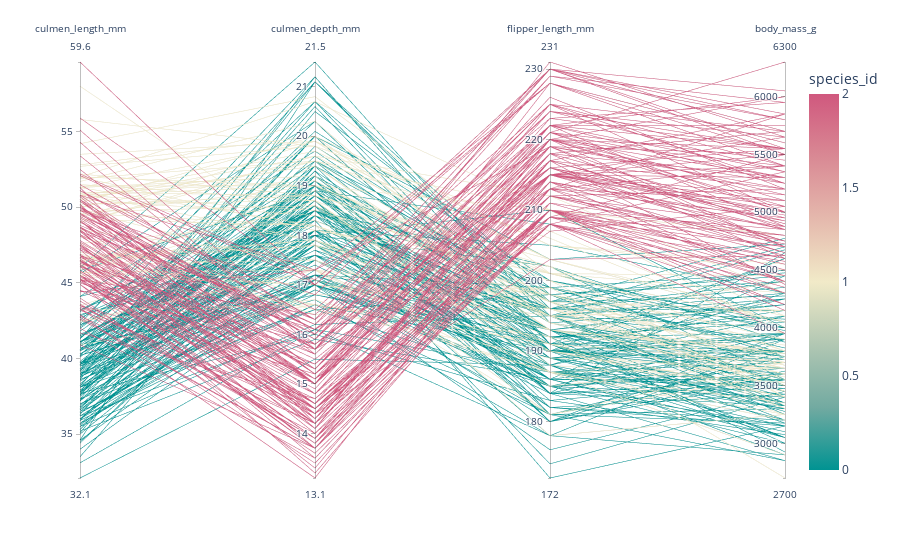

Notebook cell for this chart:
### Code cell
fig = px.parallel_coordinates(
    df,# para darles color por categoria hay que convertir esas categorias a numeros
    color='species_id', # colores por categoria
    dimensions=['culmen_length_mm','culmen_depth_mm','flipper_length_mm','body_mass_g'],
    color_continuous_scale=px.colors.diverging.Tealrose

)



fig.show()

### Figure 1 — Plotly figure (JSON) as saved in the notebook; plotly's stock layout.template omitted (floating-point values rounded to 4 significant figures; data arrays with more than 128 entries replaced by an {"elided": "..."} marker saying what was removed)
{"data": [{"dimensions": [{"label": "culmen_length_mm", "values": {"elided": "334 float values"}}, {"label": "culmen_depth_mm", "values": {"elided": "334 float values"}}, {"label": "flipper_length_mm", "values": {"elided": "334 int values"}}, {"label": "body_mass_g", "values": {"elided": "334 int values"}}], "domain": {"x": [0, 1], "y": [0, 1]}, "line": {"color": {"elided": "334 int values"}, "coloraxis": "coloraxis"}, "name": "", "type": "parcoords"}], "layout": {"coloraxis": {"colorbar": {"title": {"text": "species_id"}}, "colorscale": [[0, "rgb(0, 147, 146)"], [0.1667, "rgb(114, 170, 161)"], [0.3333, "rgb(177, 199, 179)"], [0.5, "rgb(241, 234, 200)"], [0.6667, "rgb(229, 185, 173)"], [0.8333, "rgb(217, 137, 148)"], [1, "rgb(208, 88, 126)"]]}, "legend": {"tracegroupgap": 0}, "margin": {"t": 60}}}
